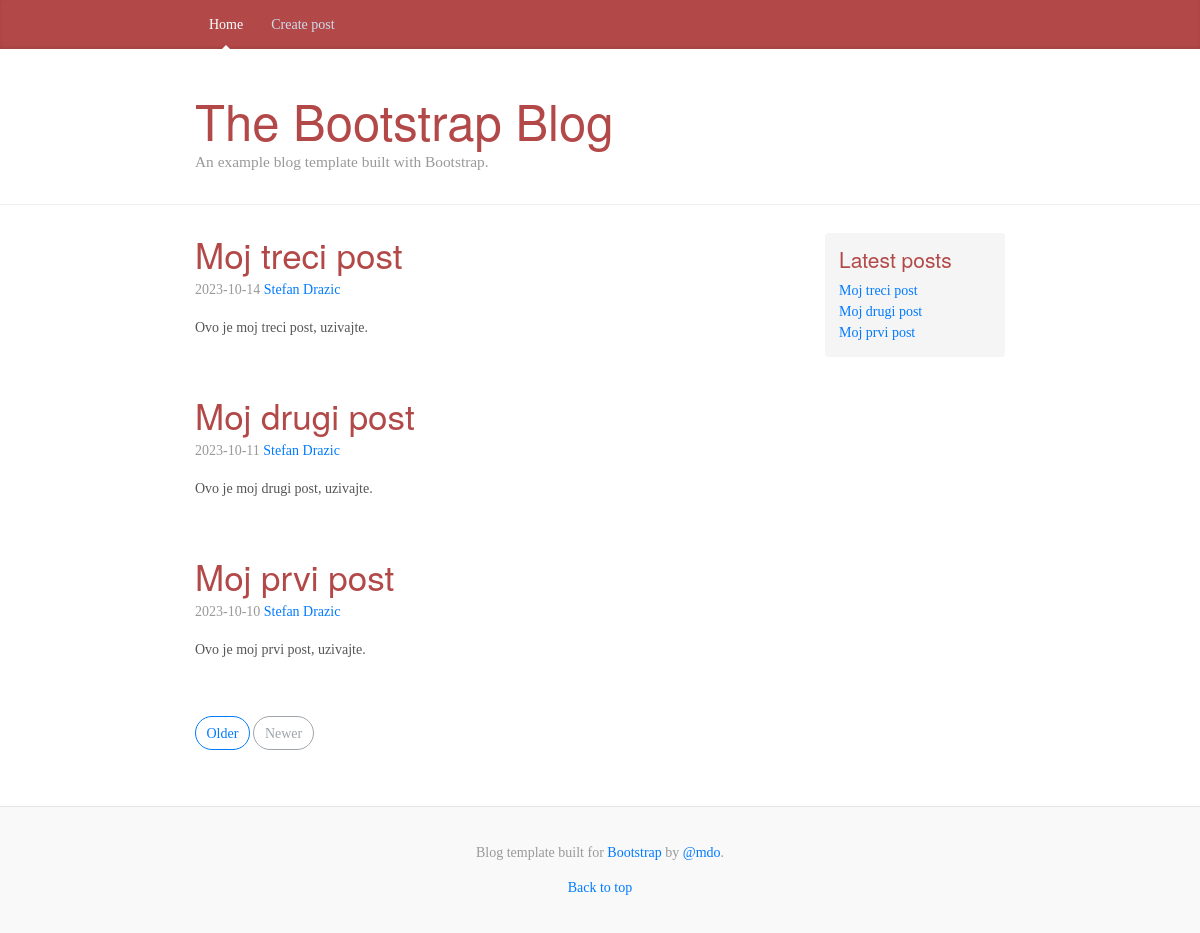
The page / on the database its author committed.
### tables this page shows
CREATE TABLE posts (
    id int auto_increment,
    title varchar(255) not null,
    body TEXT not null,
    author int not null,
    created_at date not null,
    PRIMARY KEY (id),
    FOREIGN KEY (author) REFERENCES users(id)
);

CREATE TABLE users (
    id int auto_increment,
    first_name varchar(100) not null,
    last_name varchar(100) not null,
    PRIMARY KEY (id)
);

### db.php (called while the page is built, shortened)
<?php
function getData($sql, $connection, $fetchAll = false)
{
    $statement = $connection->prepare($sql);
    $statement->execute();
    $statement->setFetchMode(PDO::FETCH_ASSOC);
    return $fetchAll ? $statement->fetchAll() : $statement->fetch();
}
?>

### posts.php (the view)
<?php include("db.php"); ?>
<?php
$sql = "SELECT posts.*, users.id as userID, users.first_name, users.last_name FROM posts inner join users on posts.author = users.id ORDER BY created_at DESC";
$posts = getData($sql, $connection, $fetchAll = true);
?>
<?php foreach ($posts as $post) { ?>
    <div class="blog-post">
        <a href="single-post.php?post_id=<?php echo ($post['id']) ?>">
            <h2 class="blog-post-title">
                <?php echo ($post['title']) ?>
            </h2>
        </a>
        <p class="blog-post-meta">
            <?php echo ($post['created_at']) ?> <a href="#">
                <?php echo ($post['first_name'] . ' ' . $post['last_name']) ?>
            </a>
        </p>
        <p>
            <?= $post['body'] ?>
        </p>
    </div>
<?php } ?>

### header.php (shortened to what this page needs)
<!DOCTYPE html>
<html lang="en">
<head>
    <link rel="stylesheet" href="https://maxcdn.bootstrapcdn.com/bootstrap/4.0.0-beta.2/css/bootstrap.min.css"
 />
    <link href="styles/blog.css" rel="stylesheet" />
    <link rel="stylesheet" href="styles/styles.css">
</head>
<body>
    <header>
        <div class="blog-masthead">
            <div class="container">
                <nav class="nav">
                    <a class="nav-link active" href="index.php">Home</a>
                    <a class="nav-link" href="create-post.php">Create post</a>
                </nav>
            </div>
        </div>
        <div class="blog-header">
            <div class="container">
                <h1 class="blog-title">The Bootstrap Blog</h1>
                <p class="lead blog-description">
                    An example blog template built with Bootstrap.
                </p>
            </div>
        </div>
    </header>

### index.php
<?php include('header.php') ?>
<main role="main" class="container">
  <div class="row">
    <div class="col-sm-8 blog-main">
      <?php include('posts.php') ?>
      <nav class="blog-pagination">
        <a class="btn btn-outline-primary" href="#">Older</a>
        <a class="btn btn-outline-secondary disabled" href="#">Newer</a>
      </nav>
    </div>
    <?php include('sidebar.php') ?>
  </div>
</main>
<?php include('footer.php') ?>

### sidebar.php
<?php
$sql4 = "SELECT * FROM posts ORDER BY created_at DESC LIMIT 5";
$posts5 = getData($sql4, $connection, $fetchAll = true);
?>
<aside class="col-sm-3 ml-sm-auto blog-sidebar">
    <div class="sidebar-module sidebar-module-inset">
        <h4>Latest posts</h4>
        <ol class="list-unstyled">
            <?php foreach ($posts5 as $post) { ?>
                <li>
                    <a href="single-post.php?post_id=<?php echo ($post['id']) ?>">
                        <?= $post['title'] ?>
                    </a>
                </li>
            <?php } ?>
        </ol>
    </div>
</aside>

### footer.php (shortened to what this page needs)
<footer class="blog-footer">
    <p>
        Blog template built for
        <a href="https://getbootstrap.com/">Bootstrap</a> by
        <a href="https://twitter.com/mdo">@mdo</a>.
    </p>
    <p>
        <a href="#">Back to top</a>
    </p>
</footer>
</body>
</html>

### styles/blog.css (style rules this page uses)
@media (min-width: 48em) { html { font-size: 18px; } }
body { font-family: Georgia, "Times New Roman", Times, serif; color: #555; }
h1, .h1, h2, .h2, h3, .h3, h4, .h4, h5, .h5, h6, .h6 { font-family: "Helvetica Neue", Helvetica, Arial, sans-serif; font-weight: 400; color: #333; }
.container { max-width: 60rem; }
.blog-masthead { margin-bottom: 3rem; background-color: #428bca; box-shadow: inset 0 -.1rem .25rem rgba(0,0,0,.1); }
.nav-link { position: relative; padding: 1rem; font-weight: 500; color: #cdddeb; }
.nav-link.active { color: #fff; }
.nav-link.active::after { position: absolute; bottom: 0; left: 50%; width: 0; height: 0; margin-left: -.3rem; vertical-align: middle; content: ""; border-right: .3rem solid transparent; border-bottom: .3rem solid; border-left: .3rem solid transparent; }
.blog-header { padding-bottom: 1.25rem; margin-bottom: 2rem; border-bottom: .05rem solid #eee; }
.blog-title { margin-bottom: 0; font-size: 2rem; font-weight: 400; }
.blog-description { font-size: 1.1rem; color: #999; }
@media (min-width: 40em) { .blog-title { font-size: 3.5rem; } }
.sidebar-module { padding: 1rem; }
.sidebar-module-inset { padding: 1rem; background-color: #f5f5f5; border-radius: .25rem; }
.sidebar-module-inset p:last-child, .sidebar-module-inset ul:last-child, .sidebar-module-inset ol:last-child { margin-bottom: 0; }
.blog-pagination { margin-bottom: 4rem; }
.blog-pagination > .btn { border-radius: 2rem; }
.blog-post { margin-bottom: 4rem; }
.blog-post-title { margin-bottom: .25rem; font-size: 2.5rem; }
.blog-post-meta { margin-bottom: 1.25rem; color: #999; }
.blog-footer { padding: 2.5rem 0; color: #999; text-align: center; background-color: #f9f9f9; border-top: .05rem solid #e5e5e5; }
.blog-footer p:last-child { margin-bottom: 0; }

### styles/styles.css (style rules this page uses)
html { font-size: 14px; }
.blog-masthead { background: #b34848; }
h1, h2, h3, h4, h5, h6 { color: #b34848; }

### rows shown on the page
posts: title "Moj treci post", created_at "2023-10-14", author.first_name "Stefan", author.last_name "Drazic", body "Ovo je moj treci post, uzivajte."
posts: title "Moj drugi post", created_at "2023-10-11", author.first_name "Stefan", author.last_name "Drazic", body "Ovo je moj drugi post, uzivajte."
posts: title "Moj prvi post", created_at "2023-10-10", author.first_name "Stefan", author.last_name "Drazic", body "Ovo je moj prvi post, uzivajte."
